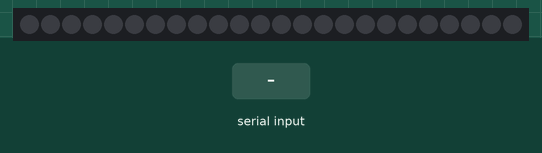
The sketch below on a simulated Arduino Uno, built with avr-gcc and run on an emulated ATmega328P. Parts: 24 RGB LEDs in strip order, left to right. Inputs (shaded band) come from the test bench. Dim RGB values are drawn brighter than linear.

Above: at 1.2 s.
1.3 s: "90,45,200\n" received over Serial
At 2.5 s:
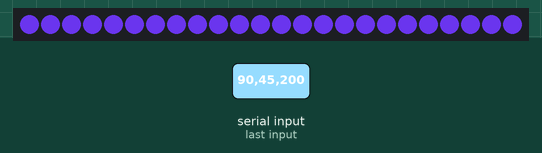
2.8 s: "30,150,10\n" received over Serial
At 3.7 s:
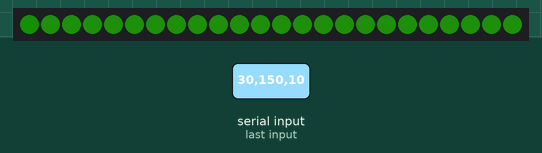
4.3 s: "90,45\n" received over Serial
At 4.7 s:
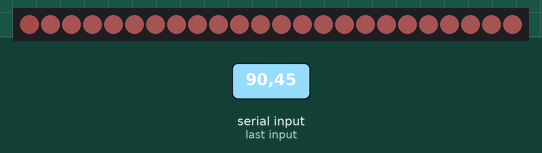
5.8 s: "30,150\n" received over Serial
At 7.0 s:
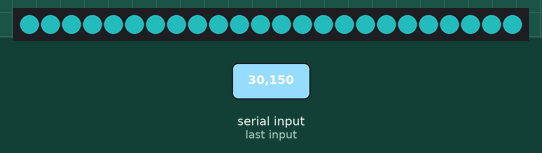
7.3 s: "90\n" received over Serial
At 8.1 s:
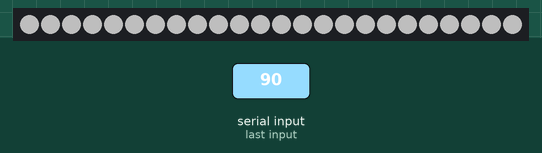
8.8 s: "1,90,45\n" received over Serial
At 9.5 s:
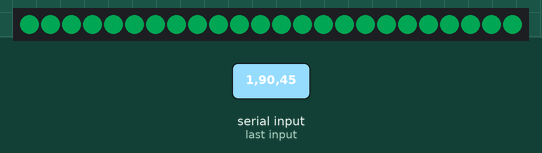
Timing chart, 0 to 11.3 s (numbered marks = the images above; inputs shaded):
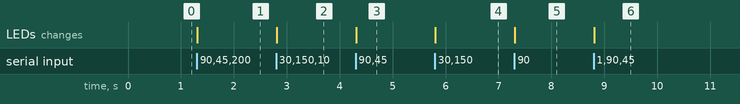

Measured:
- after the input at 1.3 s, the LEDs: change at once (image 1)
- after the input at 2.8 s, the LEDs: change at once (image 2)
- after the input at 4.3 s, the LEDs: change at once (image 3)
- after the input at 5.8 s, the LEDs: change at once (image 4)
- after the input at 7.3 s, the LEDs: change at once (image 5)
- after the input at 8.8 s, the LEDs: change at once (image 6)

The sketch:

NeoPixel_Arduino.ino
```cpp
#include <Adafruit_NeoPixel.h>

#define PIN 6   // Define el pin al que está conectada la tira de LEDs
#define NUM_LEDS 24  // Número de LEDs en tu tira

Adafruit_NeoPixel strip = Adafruit_NeoPixel(NUM_LEDS, PIN, NEO_GRB + NEO_KHZ800);
int brightness = 255; // Brillo predeterminado al máximo (0 a 255)

void setup() {
  strip.begin();
  strip.show(); // Inicializa todos los LEDs con los valores actuales

  Serial.begin(9600); // Inicializa la comunicación serial a 9600 bps
}

void loop() {
  if (Serial.available() > 0) {
    // Si hay datos disponibles en la comunicación serial
    String data = Serial.readStringUntil('\n'); // Lee la cadena de datos hasta encontrar un salto de línea

    // Divide la cadena en valores RGB y brillo utilizando comas como separadores
    int r = data.substring(0, data.indexOf(',')).toInt();
    data = data.substring(data.indexOf(',') + 1);
    int g = data.substring(0, data.indexOf(',')).toInt();
    data = data.substring(data.indexOf(',') + 1);
    int b = data.substring(0, data.indexOf(',')).toInt();
    int brillo = data.substring(data.indexOf(',') + 1).toInt();

    // Llama a la función para configurar el color y brillo
    setColor(r, g, b, brillo);
  }
}

void setColor(int r, int g, int b, int brillo) {
  // Ajusta el brillo entre 0 (apagado) y 255 (máxima intensidad)
  brillo = map(brillo, 0, 100, 0, 255);

  for(int i = 0; i < NUM_LEDS; i++) {
    // Aplica el brillo al color antes de establecerlo en el LED
    strip.setPixelColor(i, strip.Color(r, g, b));
    strip.setBrightness(brillo);
  }
  strip.show(); // Actualiza la tira con el nuevo color y brillo
}
```
